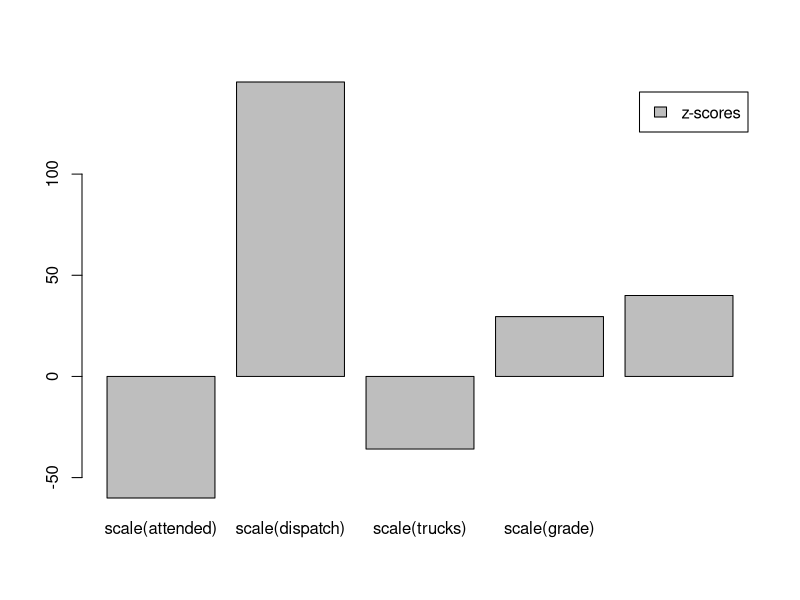

Generate this figure with R:
## ---- chunk 1
knitr::opts_chunk$set(echo = TRUE)
## ---- chunk 2
library(dplyr)
## ---- chunk 3
firemen.data <- read.csv(file='firemen.csv', header=TRUE)

round(cor(firemen.data %>% select_if(is.numeric)),2)


## ---- chunk 4
fit = lm(damage ~ attended, data = firemen.data)
summary(fit)
## ---- chunk 5
fit = lm(damage ~ attended + grade, data = firemen.data)
summary(fit)
## ---- chunk 6
fit = lm(damage ~ attended + factor(grade), data = firemen.data)
summary(fit)
## ---- chunk 7
fit=lm(damage~attended + dispatch  + factor(grade), data = firemen.data)
summary(fit)
## ---- chunk 8
fit = lm(damage ~ dispatch + factor(grade),data=firemen.data)
summary(fit)
## ---- chunk 9
fit=lm(dispatch~attended+factor(grade), data=firemen.data)
summary(fit)
## ---- chunk 10
data2 = read.csv('fire_building.csv', header = TRUE)
firemen.data <- cbind(firemen.data,data2[2])
## ---- chunk 11
fit=lm(damage~attended + dispatch + trucks + factor(grade) + building.size, data=firemen.data)
summary(fit)
AIC(fit)
## ---- chunk 12
z.multiple=summary(lm(damage~scale(attended)+scale(dispatch)+scale(trucks)+scale(grade)+scale(building.size),data=firemen.data))$coefficients[2:6,]
barplot(z.multiple[,1],beside=T, legend=c("z-scores"))
## ---- chunk 13
fit=lm(log(damage)~attended + dispatch  + factor(grade), data = firemen.data)
summary(fit)
## ---- chunk 14
fit=lm(damage~attended + dispatch  + factor(grade) + factor(grade)*dispatch, data = firemen.data)
summary(fit)
